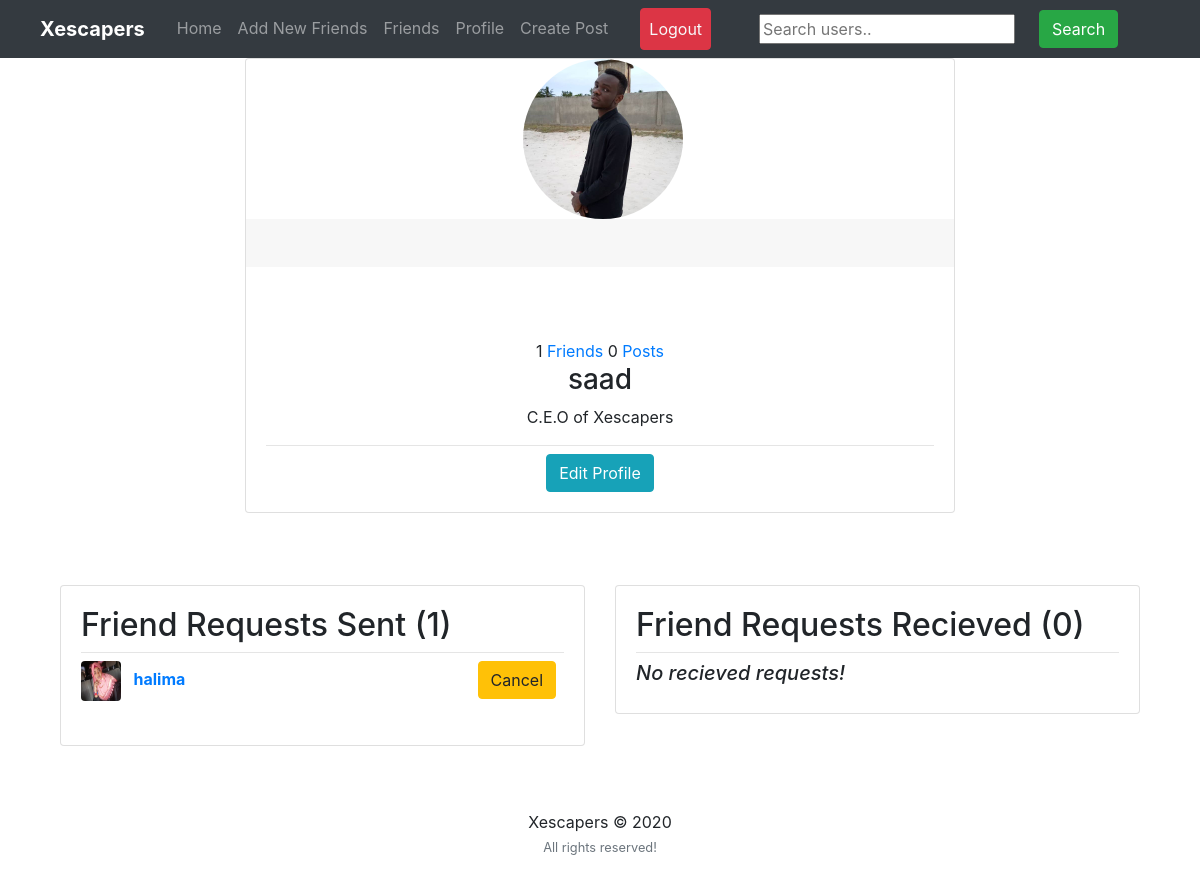
Page /my-profile/ (signed in) on the committed database.
### users/models.py (models this page shows, shortened)
class Profile(models.Model):
	user = models.OneToOneField(User, on_delete=models.CASCADE)
	image = models.ImageField(default='default.png', upload_to='profile_pics')
	slug = AutoSlugField(populate_from='user')
	bio = models.CharField(max_length=255, blank=True)
	friends = models.ManyToManyField("Profile", blank=True)
	def get_absolute_url(self):
		return "/users/{}".format(self.slug)

class FriendRequest(models.Model):
	to_user = models.ForeignKey(settings.AUTH_USER_MODEL, related_name='to_user', on_delete=models.CASCADE)
	from_user = models.ForeignKey(settings.AUTH_USER_MODEL, related_name='from_user', on_delete=models.CASCADE)
	timestamp = models.DateTimeField(auto_now_add=True)

### users/views.py (the view, shortened to what this page needs)
# urls.py: path('my-profile/', user_views.my_profile, name='my_profile'),
@login_required
def my_profile(request):
	p = request.user.profile
	you = p.user
	sent_friend_requests = FriendRequest.objects.filter(from_user=you)
	rec_friend_requests = FriendRequest.objects.filter(to_user=you)
	user_posts = Post.objects.filter(user_name=you)
	friends = p.friends.all()
	button_status = 'none'
	context = {
		'u': you,
		'button_status': button_status,
		'friends_list': friends,
		'sent_friend_requests': sent_friend_requests,
		'rec_friend_requests': rec_friend_requests,
		'post_count': user_posts.count
	}
	return render(request, "users/profile.html", context)

### users/templates/users/profile.html (shortened to what this page needs)
{% extends "feed/layout.html" %} {% load static %}  {% block searchform %}
    <form
      class="form-inline my-2 my-lg-0 ml-5"
      action="{% url 'search_users' %}"
      method="get"
    >
      <input name="q" type="text" placeholder="Search users.." />
      <button class="btn btn-success my-2 my-sm-0 ml-4" type="submit">
        Search
      </button>
    </form>
    {% endblock searchform %} {% block content %}
    <div class="main-content">
      <div class="container mt-7">
        <div class="row">
          <div class="col-xl-8 m-auto order-xl-2 mb-5 mb-xl-0">
            <div class="card card-profile shadow">
              <div class="row justify-content-center">
                <div class="col-lg-3 order-lg-2">
                  <div class="card-profile-image">
                    <a href="{{ u.profile.image.url }}">
                      <img
                        src="{{ u.profile.image.url }}"
                        class="rounded-circle"
                        width="160px"
                        height="160px"
                      />
                    </a>
                  </div>
                </div>
              </div>
              <div
                class="card-header text-center border-0 pt-8 pt-md-4 pb-0 pb-md-4"
              ></div>
              <div class="card-body pt-0 pt-md-4">
                <div class="row">
                  <div class="col">
                    <div
                      class="card-profile-stats d-flex justify-content-center mt-md-5"
                    >
                      <div>
                        <span class="heading">{{ u.profile.friends.count }}</span>
                        {% if request.user == u %}
                        <span class="description"
                          ><a href="{% url 'friend_list' %}">Friends</a></span
                        >
                        {% else %}
                        <span class="description">Friends</span>
                        {% endif %}
                        <span class="heading">{{ post_count }}</span>
                        <span class="description"
                          ><a href="{% url 'user-posts' u.username %}"
                            >Posts</a
                          ></span
                        >
                      </div>
                    </div>
                  </div>
                </div>
                <div class="text-center">
                  <h3>{{ u }}</h3>
                  <p>{{ u.profile.bio }}</p>
                  <hr class="my-2" />
                  {% if request.user == u %}
                  <a class="btn btn-info" href="{% url 'edit_profile' %}"
                    >Edit Profile</a
                  >
                  {% endif %}
                </div>
              </div>
            </div>
          </div>
        </div>
        <br />
        {% if request.user == u %}
        <div class="row">
          <div class="col-md-6">
            <div class="card card-signin my-5">
              <div class="card-body">
                <h2>Friend Requests Sent ({{ sent_friend_requests.count }})</h2>
                <hr class="my-2" />
                {% if not sent_friend_requests %}
                <h5><i>No sent requests!</i></h5>
                {% else %} {% for s_request in sent_friend_requests %}
                <a href="{{ s_request.to_user.profile.get_absolute_url }}"
                  ><img
                    src="{{ s_request.to_user.profile.image.url }}"
                    class="rounded mr-2"
                    width="40"
                    height="40"
                    alt=""
                /></a>
                <a href="{{ s_request.to_user.profile.get_absolute_url }}"
                  ><b>{{ s_request.to_user.username }}</b></a
                >
                <small class="float-right">
                  <a
                    class="btn btn-warning mr-2"
                    href="{% url 'cancel_friend_request' s_request.to_user.id %}"
                    >Cancel</a
                  >
                </small>
                <br /><br />
                {% endfor %} {% endif %}
              </div>
            </div>
          </div>
          <div class="col-md-6">
            <div class="card card-signin my-5">
              <div class="card-body">
                <h2>Friend Requests Recieved ({{ rec_friend_requests.count }})</h2>
                <hr class="my-2" />
                {% if not rec_friend_requests %}
                <h5><i>No recieved requests!</i></h5>
                {% endif %}
              </div>
            </div>
          </div>
        </div>
        {% endif %}
      </div>
    </div>
    {% endblock content %} {% block jsfiles %}{% endblock jsfiles %}

### feed/templates/feed/layout.html (shortened to what this page needs)
{% load static %}
<!DOCTYPE html>
<html>
  <head>
    <link
      rel="stylesheet"
      href="https://maxcdn.bootstrapcdn.com/bootstrap/4.0.0/css/bootstrap.min.css"
    />
    <link
      rel="stylesheet"
      type="text/css"
      href="https://dl.dropboxusercontent.com/s/ecyb1drs5j1jyjf/styles.css?dl=0"
    />
  </head>
  <body>
    <nav class="navbar navbar-expand-lg navbar-dark bg-dark sticky-top">
      <a class="navbar-brand ml-4 mr-4" href="#"><b>Xescapers</b></a>
      <div class="collapse navbar-collapse" id="navbarNavAltMarkup">
        <div class="navbar-nav">
          <a class="nav-item nav-link" href="{% url 'home' %}">Home</a>
          <a class="nav-item nav-link" href="{% url 'users_list' %}"
            >Add New Friends</a
          >
          {% if user.is_authenticated %}
          <a class="nav-item nav-link" href="{% url 'friend_list' %}"
            >Friends</a
          >
          <a class="nav-item nav-link" href="{% url 'my_profile' %}">Profile</a>
          <a class="nav-item nav-link" href="{% url 'post-create' %}"
            >Create Post</a
          >
          <a
            class="nav-item nav-link btn btn-danger ml-4 text-light"
            href="{% url 'logout' %}"
            >Logout</a
          >
          {% endif %} {% block searchform %}{% endblock searchform %}
        </div>
      </div>
    </nav>
    <div class="container">{% block content %}{% endblock content %}</div>
    <footer class="page-footer font-small black">
      <div class="footer-copyright text-center py-3">
        Xescapers © 2020 <br /><small class="text-muted"
          >All rights reserved!</small
        >
      </div>
    </footer>
  </body>
</html>

### rows in the picture
FriendRequest: to_user.profile.image (picture), to_user.username "halima"

### other values in the picture
{{ u.profile.friends.count }} "1"
{{ post_count }} "0"
{{ u }} "saad"
{{ u.profile.bio }} "C.E.O of Xescapers"
{{ sent_friend_requests.count }} "1"
{{ rec_friend_requests.count }} "0"
